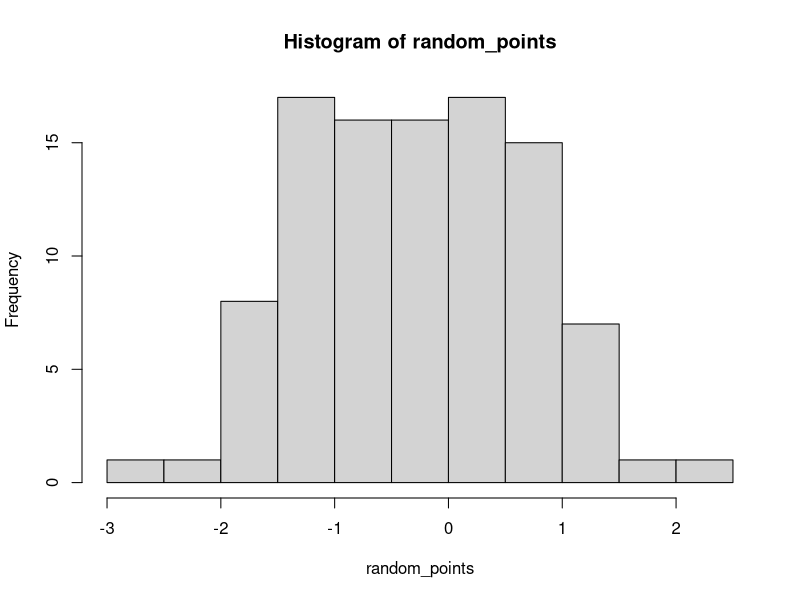
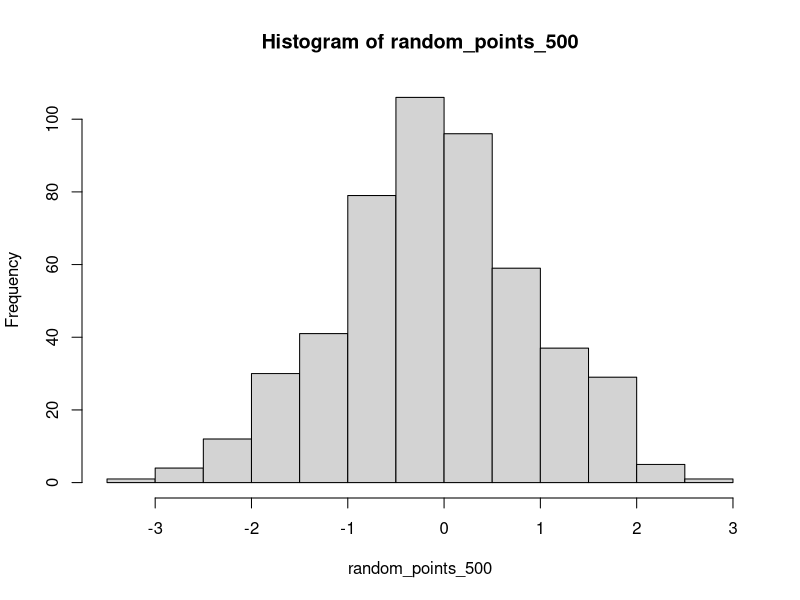
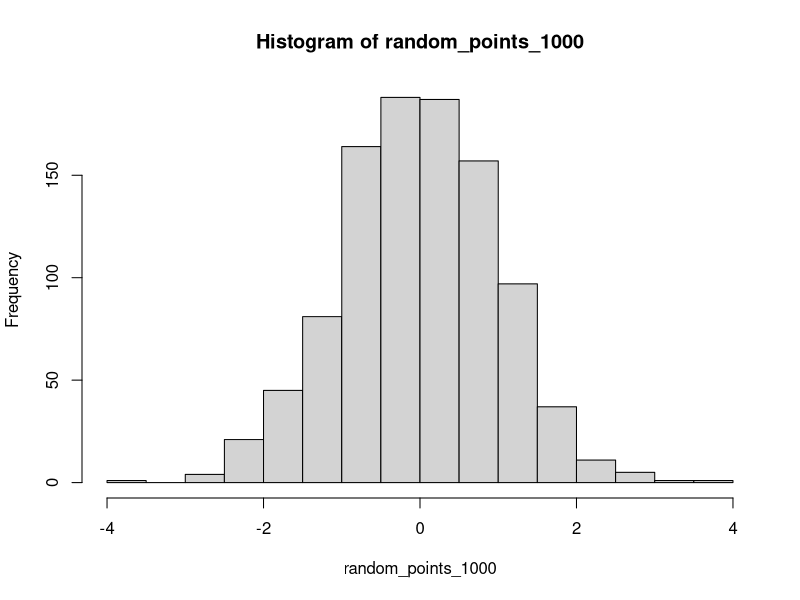
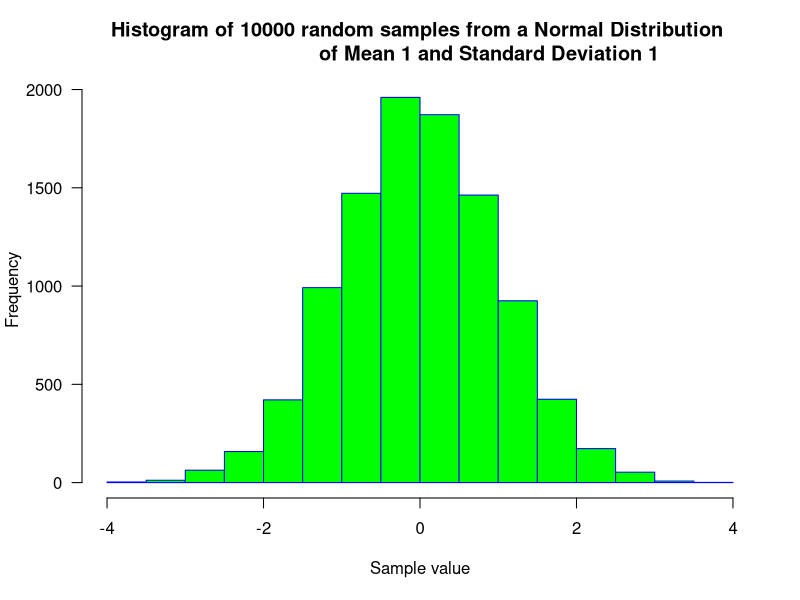
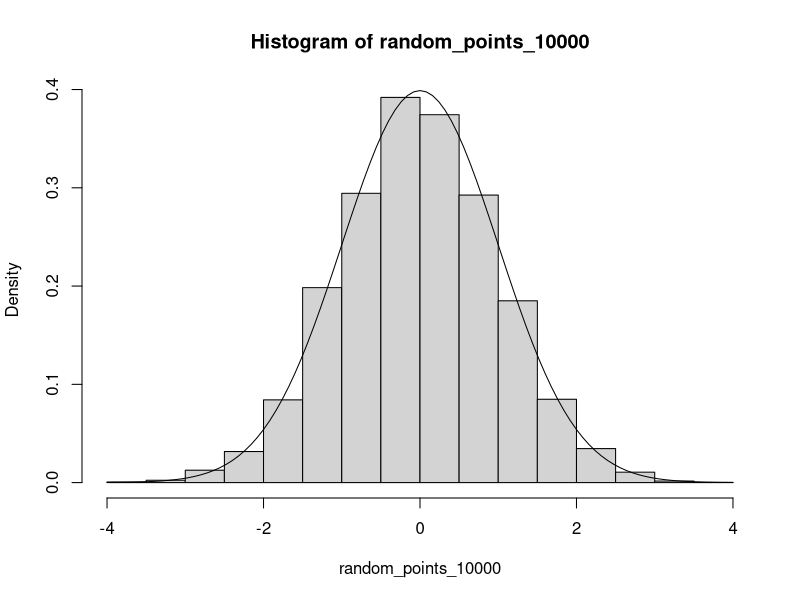
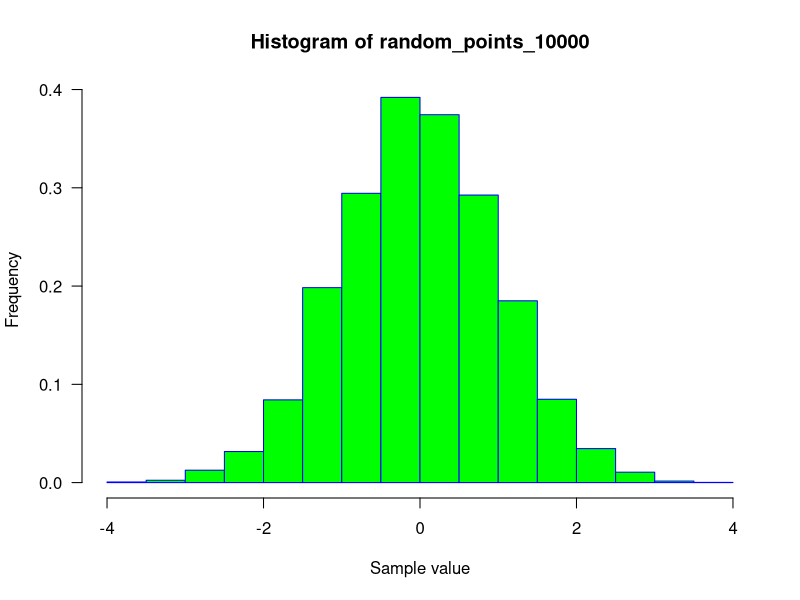
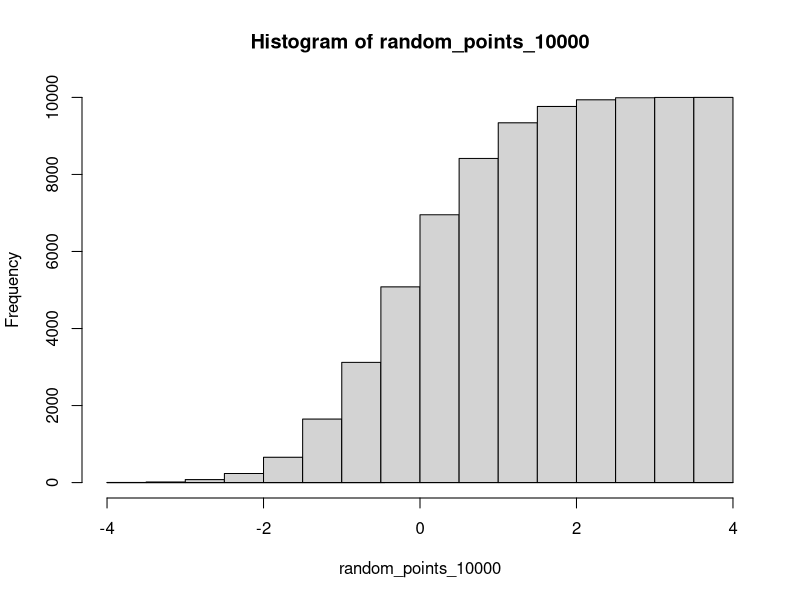
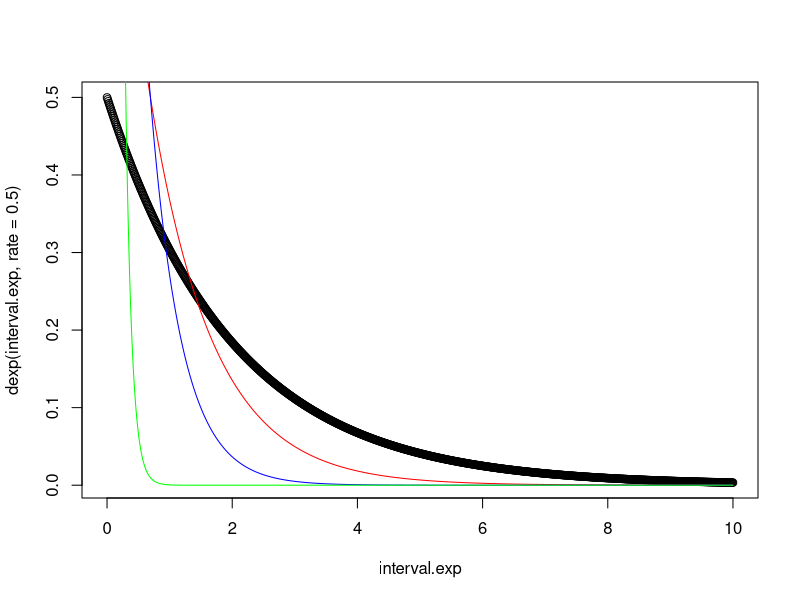

Write the R code that produced these figures, in order.
# R Practice Sheet for statistics without the BS
library(graphics)
# Using R norm to generate a hundred points and plot in a histogram
random_points = rnorm(n=100, mean = 0, sd = 1)
histogram_100 = hist(random_points)

random_points_500 = rnorm(n=500, mean = 0, sd = 1)
histogram_500 = hist(random_points_500)

random_points_1000 = rnorm(n = 1000, mean = 0, sd = 1)
histogram_1000 = hist(random_points_1000)

random_points_10000 = rnorm(n=10000, mean = 0, sd = 1)
histogram_10000 = hist(random_points_10000, 
                       main = "Histogram of 10000 random samples from a Normal Distribution 
                       of Mean 1 and Standard Deviation 1",
                       xlab = "Sample value", # x axis label
                       ylab = "Frequency", # y axis label
                       border = "blue", # border color of bins
                       col = "green", # color inside bins
                       las = 1, # axis label orientation
                       prob= FALSE) # in frequency or probability

# using dnorm to draw the density curve
x <- seq(-4, 4, 0.01)
hist(random_points_10000, prob=TRUE)
curve(dnorm(x, mean=0, sd=1),add=TRUE) # add the curve, dnorm sets the probability of the numbers in the sequence given mean 0 and sd 1

# using pnorm to see the cumulative sum
histogram_cum_sum = hist(random_points_10000, 
                         xlab = "Sample value", # x axis label
                         ylab = "Frequency", # y axis label
                         border = "blue", # border color of bins
                         col = "green", # color inside bins
                         las = 1, # axis label orientation
                         prob = TRUE) # in frequency or probability
histogram_cum_sum$counts = cumsum(histogram_cum_sum$counts) # adjust the list of counts in each bin to be the cumulative sum
plot(histogram_cum_sum) # plot the adjusted histogram after counts adjustment to get cumulative histogram
curve(pnorm(x, mean=0, sd=1), add = TRUE) # pnorm the previous x sequence

## Simple empirical plots of the distributions themselves
#Exponential
interval.exp<-seq(0, 10, 0.01)
plot(interval.exp,dexp(interval.exp,rate=0.5))
lines(interval.exp,dexp(interval.exp,rate=1),col="red")
lines(interval.exp,dexp(interval.exp,rate=2),col="blue")
lines(interval.exp,dexp(interval.exp,rate=10),col="green")

#Gamma
interval.gamma<-seq(0, 20, 0.01)
plot(interval.gamma,dgamma(interval.gamma,shape=1,scale=2))
lines(interval.gamma,dgamma(interval.gamma,shape=2,scale=2),col="red")
lines(interval.gamma,dgamma(interval.gamma,shape=5,scale=2),col="blue")
lines(interval.gamma,dgamma(interval.gamma,shape=5,scale=0.5),col="green")


#Student
interval.t<-seq(-10,10, 0.01)
plot(interval.t,dt(interval.t,10))
lines(interval.t,dt(interval.t,5),col="red")
lines(interval.t,dt(interval.t,2),col="blue")
lines(interval.t,dt(interval.t,1),col="green")

## Simple empirical plots of the cumulative distributions (ECDF)
#Exponential
interval.exp<-seq(0, 10, 0.01)
plot(interval.exp,pexp(interval.exp,rate=0.5))
lines(interval.exp,pexp(interval.exp,rate=1),col="red")
lines(interval.exp,pexp(interval.exp,rate=2),col="blue")
lines(interval.exp,pexp(interval.exp,rate=10),col="green")

#Gamma
interval.gamma<-seq(0, 20, 0.01)
plot(interval.gamma,pgamma(interval.gamma,shape=1,scale=2))
lines(interval.gamma,pgamma(interval.gamma,shape=2,scale=2),col="red")
lines(interval.gamma,pgamma(interval.gamma,shape=5,scale=2),col="blue")
lines(interval.gamma,pgamma(interval.gamma,shape=5,scale=0.5),col="green")

#Student
interval.t<-seq(-10,10, 0.01)
plot(interval.t,pt(interval.t,10))
lines(interval.t,pt(interval.t,5),col="red")
lines(interval.t,pt(interval.t,2),col="blue")
lines(interval.t,pt(interval.t,1),col="green")